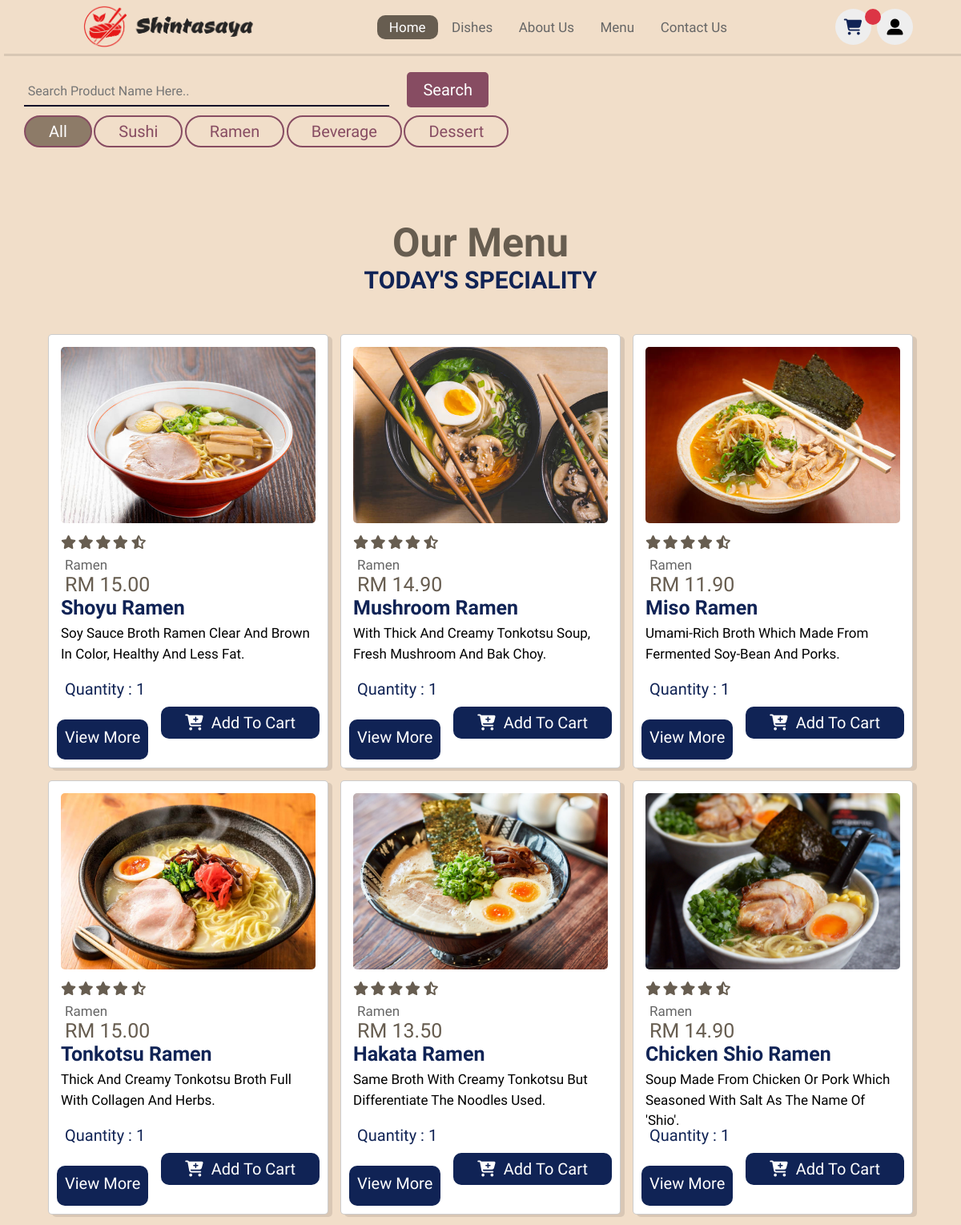
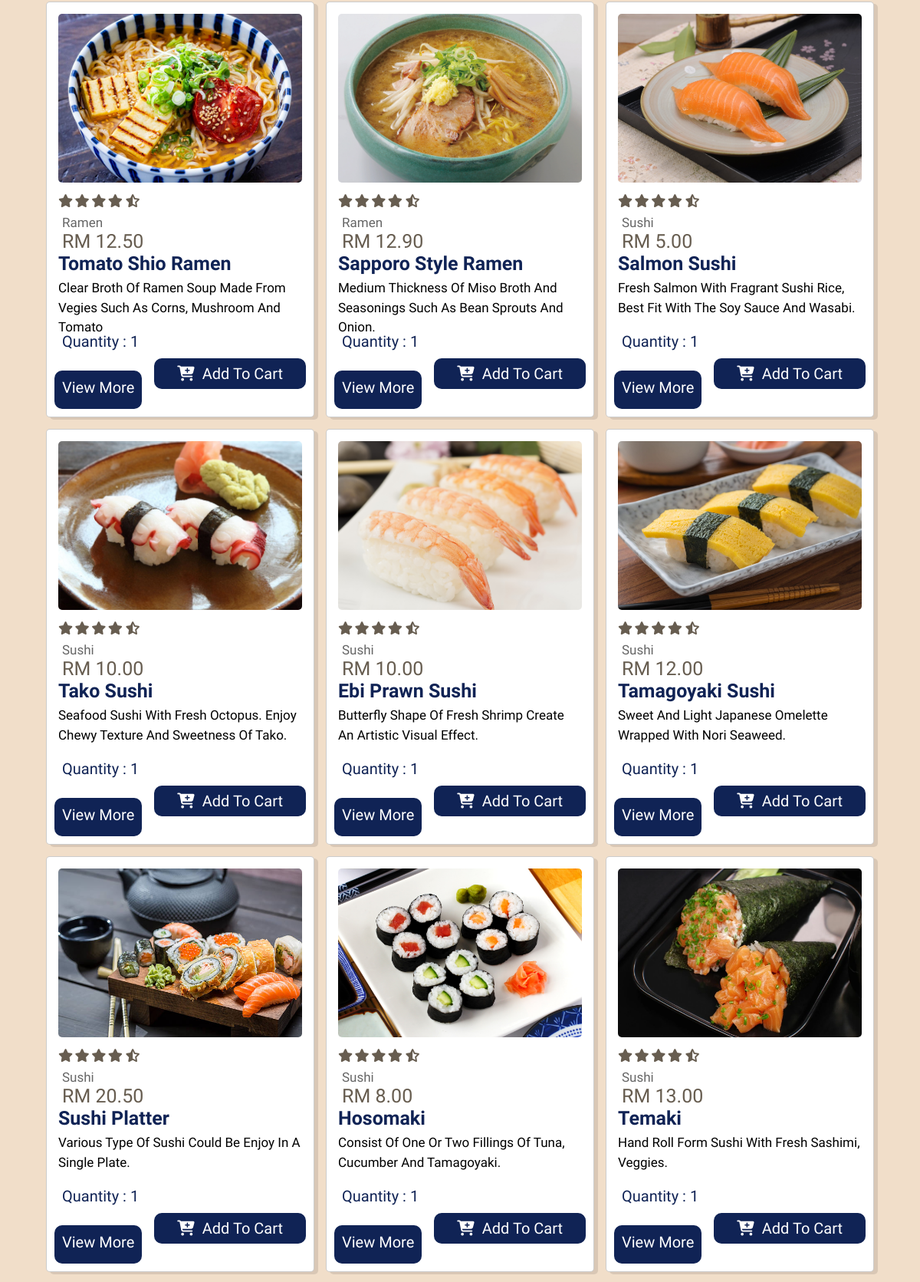
Screenshot of /menu3/index.php (signed in, upper part) with the database file from the repository (2 pictures, top to bottom).
### tables this page shows
CREATE TABLE IF NOT EXISTS `food` (
  `id` int DEFAULT NULL,
  `food_name` varchar(30) DEFAULT NULL,
  `food_category` varchar(8) DEFAULT NULL,
  `food_description` varchar(78) DEFAULT NULL,
  `long_description` text,
  `food_price` decimal(6,2) DEFAULT NULL,
  `food_image_location` varchar(50) DEFAULT NULL,
  `food_code` varchar(5) DEFAULT NULL,
  `food_qty` int DEFAULT NULL
);

### menu3/index.php (the view, shortened to what this page needs)
<?php
  $conn=mysqli_connect(DB_HOST,DB_USER,DB_PASSWORD,DB_DATABASE);
  $query="SELECT * FROM food ORDER BY id ASC";
  $result = mysqli_query($conn,$query);
?>
<!DOCTYPE html>
<html lang="en">
  <head>
    <link rel="stylesheet" href="../mystyle/restaurantStyle.css">
    <link rel="stylesheet" href="https://cdnjs.cloudflare.com/ajax/libs/font-awesome/6.3.0/css/all.min.css">
  </head>
  <body>
    <?php include('../includes/header.php'); ?>
    <div class="wrapper">
      <div id="search-container">
        <input
        type="search"
        id="search-input"
        placeholder="Search product name here.."
        value=''/>
        <button id="search">Search</button>
      </div>
      <div id="buttons">
        <button class="button-value" onclick="filterProduct('all')">All</button>
        <button class="button-value" onclick="filterProduct('Sushi')">Sushi</button>
        <button class="button-value" onclick="filterProduct('Ramen')">Ramen</button>
        <button class="button-value" onclick="filterProduct('Beverage')">Beverage</button>
        <button class="button-value" onclick="filterProduct('Dessert')">Dessert</button>
      </div>
    </div>
  <section class="jpmenu" id="jpmenu">
    <h3 class="dishes-sub-heading">Our Menu</h3>
    <h1 class="dishes-heading"> Today's speciality</h1>
    <div class="box-container">
      <?php  while ($row=mysqli_fetch_assoc($result)){ ?>
        <div class="box <?php echo $row['food_category']; ?> hide">
          <div class="image">
            <img src="<?php echo $row['food_image_location']; ?>" alt="">
          </div>
          <div class="content">
            <div class="stars">
              <i class="fa fa-star"></i>
              <i class="fa fa-star"></i>
              <i class="fa fa-star"></i>
              <i class="fa fa-star"></i>
              <i class="fa fa-star-half-alt"></i>
            </div>
            <a href="#" class="cat"><?php echo $row['food_category']; ?></a><br>
            <span class="foodprice">RM <?php echo $row['food_price']; ?></span>
            <h3 class="product-name"><?php echo $row['food_name']; ?></h3>
            <p><?php echo $row['food_description']; ?></p>
          </div>
          <div class="quantity">
            <form action="" class="form-submit">
              <div class="quantityInput">
                <label class = "quantityLabel">Quantity : </lable>
                <input type="number" class="form-control fqty" value="<?= $row['food_qty'] ?>">
              </div>
              <button class="btn btn-info btn-block addItemBtn"><i class="fas fa-cart-plus"></i>&nbsp;&nbsp;Add to cart</button>
            </form>
            <a href="../productdetails/index.php?id=<?php echo $row['id']; ?>" class="btn"> View More</a>
          </div>
        </div>
      <?php
      }mysqli_close($conn);
      ?>
    </div>
  </section>
  </body>
</html>

### includes/header.php (shortened to what this page needs)
<header id="mainHeader">
  <a href="../home/index.php" class="restaurantLogo"><img src = "../Shintasaya-Logo.png" style="width:fit-content;height:55px;"></a>
  <div class="navigateSelect">
    <nav class="navigatebar">
      <a class="alink active" href="../home/index.php">Home</a>
      <a class="alink" href="../dishes/index.php">Dishes</a>
      <a class="alink" href="../about/index.php">About Us</a>
      <a class="alink" href="../menu3/index.php">Menu</a>
      <a class="alink" href="../contact/index.php">Contact Us</a>
    </nav>
  </div>
  <div class="icons">
    <a href="../cart/index.php" class="fas fa-shopping-cart" id="cart-icon"></a>
    <span id="cart-item" class="badge badge-danger"></span></a>
    <div class="dropdown">
      <button id ="user"style="cursor: pointer;
        margin-left: 0.5rem;
        height: 4.5rem;
        line-height: 4.5rem;
        width: 4.5rem;
        text-align: center;
        font-size: 2rem;
        border-radius: 50%;
        background: #eee;"class="fas fa-user-alt" onclick="myFunction()"></button>
    </div>
  </div>
</header>

### includes/header.php (style rules this page uses)
a, .navigatebar, .icons { text-decoration: none !important; }
.dropdown { position: relative; display: inline-block; }

### rows the page displays
food: shows a picture, food_category "Ramen", food_price "15.00", food_name "Shoyu Ramen", food_description "Soy Sauce Broth Ramen Clear And Brown In Color, Healthy And Less Fat.", food_qty "1"
food: shows a picture, food_category "Ramen", food_price "14.90", food_name "Mushroom Ramen", food_description "With Thick And Creamy Tonkotsu Soup, Fresh Mushroom And Bak Choy.", food_qty "1"
food: food_image_location (picture), food_category "Ramen", food_price "11.90", food_name "Miso Ramen", food_description "Umami-Rich Broth Which Made From Fermented Soy-Bean And Porks.", food_qty "1"
food: food_image_location (picture), food_category "Ramen", food_price "15.00", food_name "Tonkotsu Ramen", food_description "Thick And Creamy Tonkotsu Broth Full With Collagen And Herbs.", food_qty "1"
food: food_image_location (picture), food_category "Ramen", food_price "13.50", food_name "Hakata Ramen", food_description "Same Broth With Creamy Tonkotsu But Differentiate The Noodles Used.", food_qty "1"
food: food_image_location (picture), food_category "Ramen", food_price "14.90", food_name "Chicken Shio Ramen", food_description "Soup Made From Chicken Or Pork Which Seasoned With Salt As The Name Of 'Shio'.", food_qty "1"
food: food_image_location (picture), food_category "Ramen", food_price "12.50", food_name "Tomato Shio Ramen", food_description "Clear Broth Of Ramen Soup Made From Vegies Such As Corns, Mushroom And Tomato", food_qty "1"
food: food_image_location (picture), food_category "Ramen", food_price "12.90", food_name "Sapporo Style Ramen", food_description "Medium Thickness Of Miso Broth And Seasonings Such As Bean Sprouts And Onion.", food_qty "1"
food: food_image_location (picture), food_category "Sushi", food_price "5.00", food_name "Salmon Sushi", food_description "Fresh Salmon With Fragrant Sushi Rice, Best Fit With The Soy Sauce And Wasabi.", food_qty "1"
food: food_image_location (picture), food_category "Sushi", food_price "10.00", food_name "Tako Sushi", food_description "Seafood Sushi With Fresh Octopus. Enjoy Chewy Texture And Sweetness Of Tako.", food_qty "1"
food: food_image_location (picture), food_category "Sushi", food_price "10.00", food_name "Ebi Prawn Sushi", food_description "Butterfly Shape Of Fresh Shrimp Create An Artistic Visual Effect.", food_qty "1"
food: food_image_location (picture), food_category "Sushi", food_price "12.00", food_name "Tamagoyaki Sushi", food_description "Sweet And Light Japanese Omelette Wrapped With Nori Seaweed.", food_qty "1"
food: food_image_location (picture), food_category "Sushi", food_price "20.50", food_name "Sushi Platter", food_description "Various Type Of Sushi Could Be Enjoy In A Single Plate.", food_qty "1"
food: food_image_location (picture), food_category "Sushi", food_price "8.00", food_name "Hosomaki", food_description "Consist Of One Or Two Fillings Of Tuna, Cucumber And Tamagoyaki.", food_qty "1"
food: food_image_location (picture), food_category "Sushi", food_price "13.00", food_name "Temaki", food_description "Hand Roll Form Sushi With Fresh Sashimi, Veggies.", food_qty "1"
